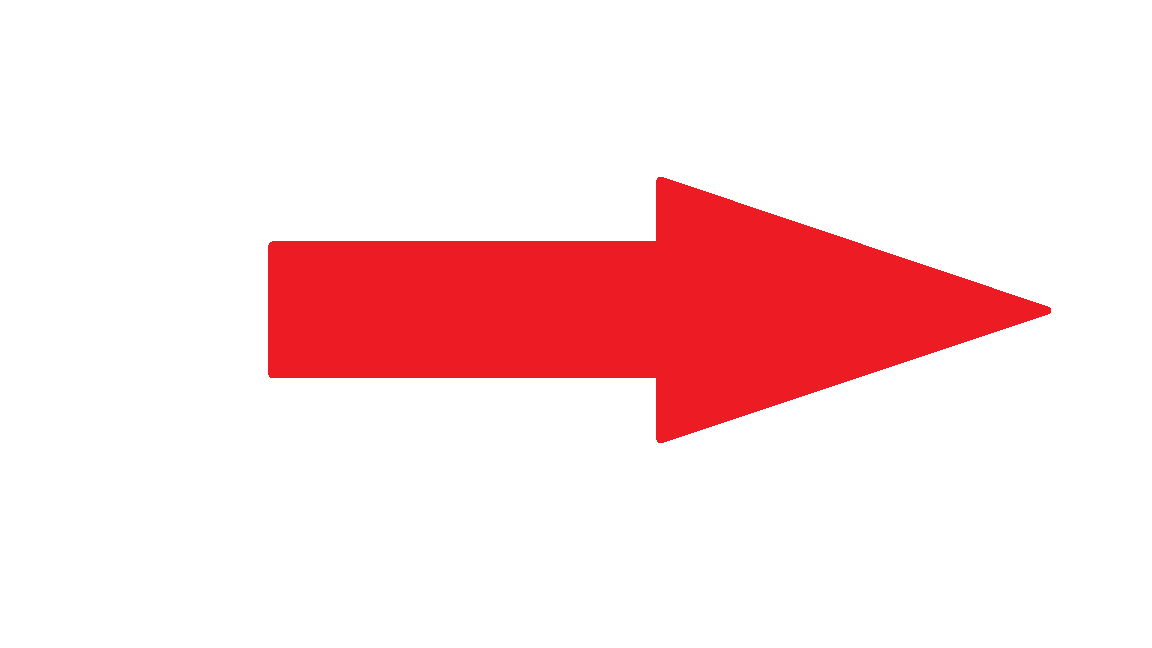
#> input picture programmes/Caméra/image recognition 2/Arrow.png, 1152 x 648 px, given in place of the camera
$ python testarrowrec2.2.py
#> lines starting #> are read from the running program, lines starting #| are printed output that depends on the picture; after the words box and inside, x2 and y2 are one past the last pixel; in counts of white or black regions, pixels touching at a corner belong together
#> further down, frame is the input picture: shape (648, 1152, 3); mean B, G, R 223.4, 222.2, 252.4
# imports:
import cv2
import numpy as np

# function to simplify the image
def preprocess(img):
    img_gray = cv2.cvtColor(img, cv2.COLOR_BGR2GRAY)
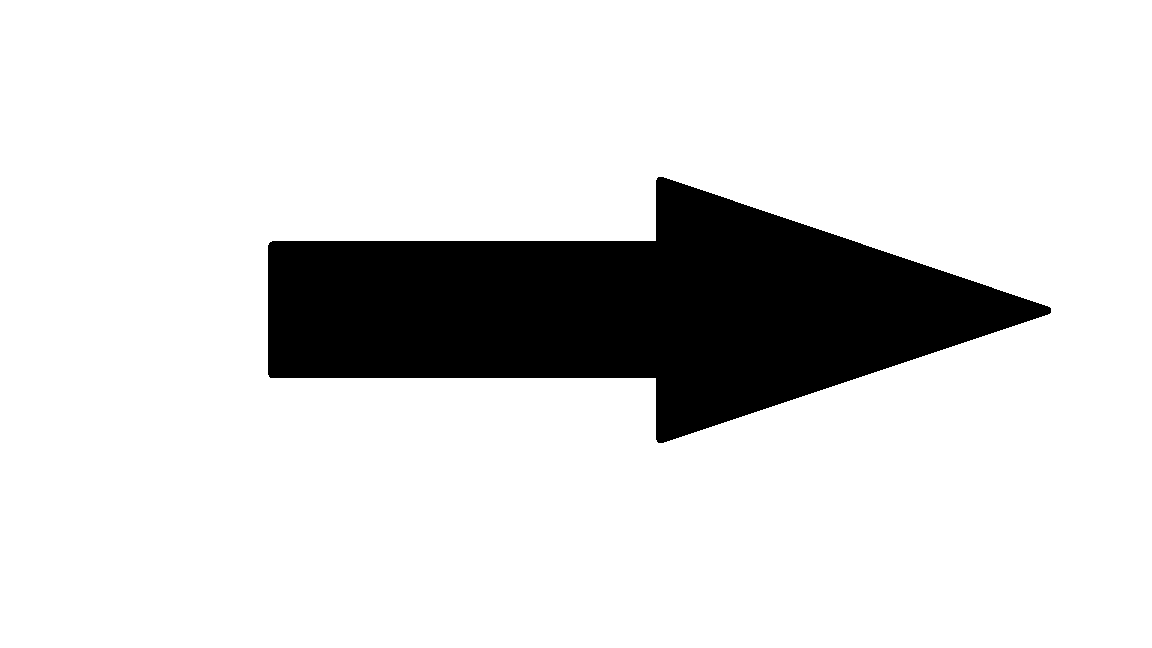
#> img_gray: shape (648, 1152); values 91 (black) and 255 (white), 85.6% white; 1 black region, box (x1, y1, x2, y2) and area: (268, 177, 1051, 443) 107706
    img_blur = cv2.GaussianBlur(img_gray, (5, 5), 1)
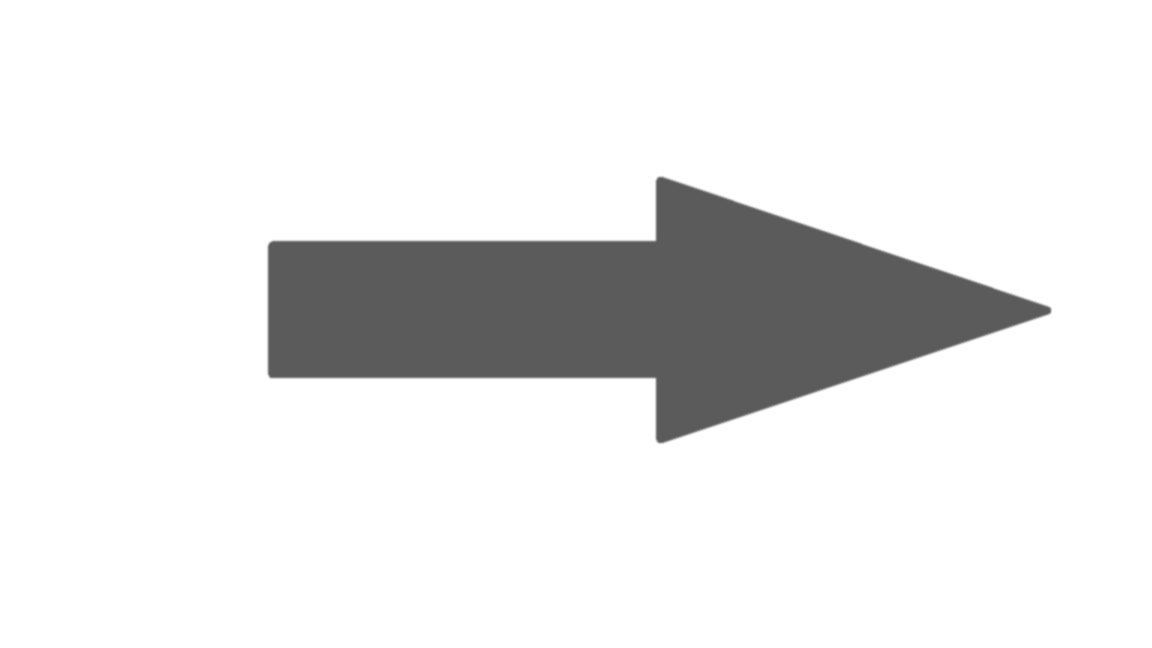
#> img_blur: shape (648, 1152); min 91, max 255, mean 231.3
    img_canny = cv2.Canny(img_blur, 50, 50)
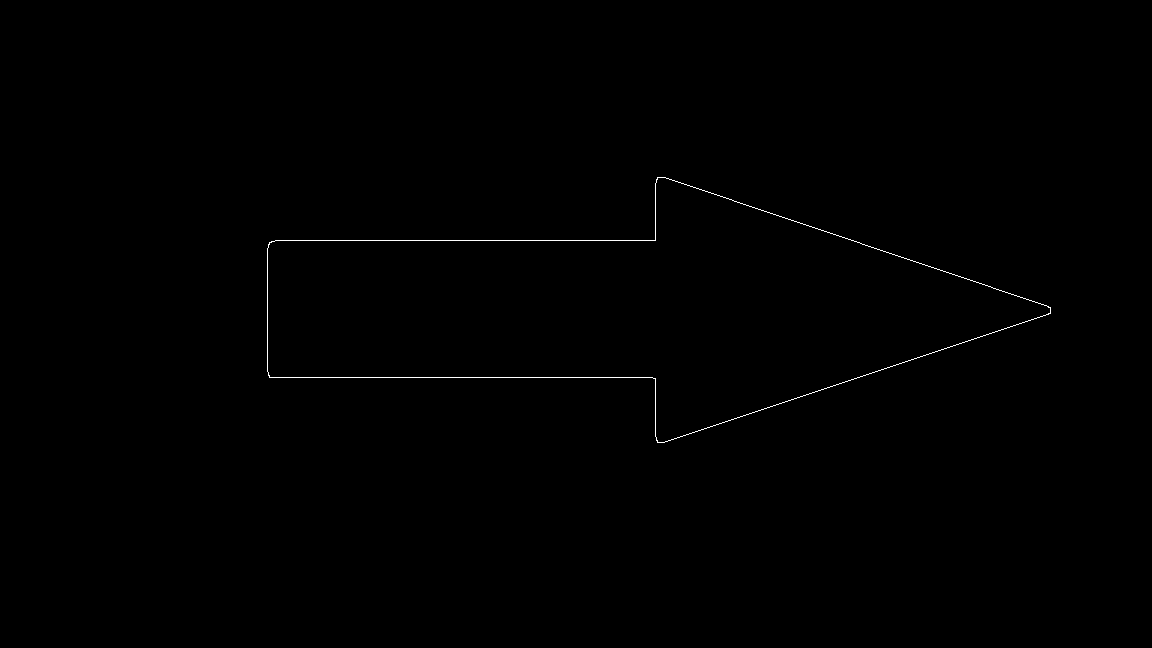
#> img_canny: shape (648, 1152); 0.25% white in thin lines or dots, all inside (x1, y1, x2, y2) = (267, 177, 1051, 443)
    kernel = np.ones((3, 3))
    img_dilate = cv2.dilate(img_canny, kernel, iterations=2)
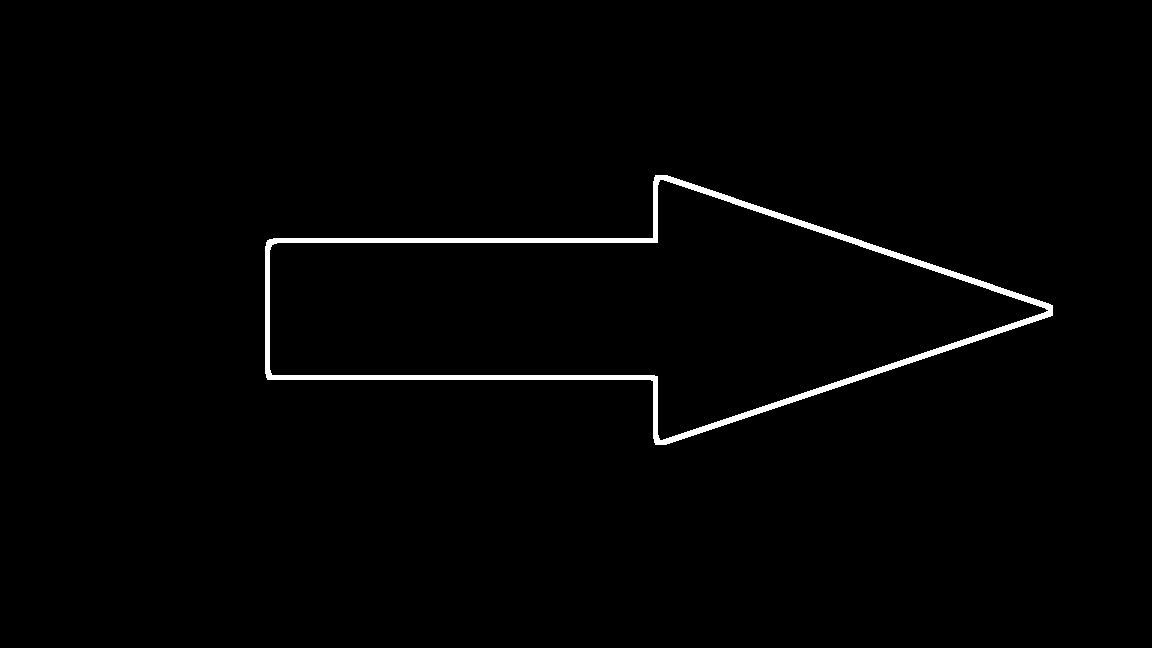
#> img_dilate: shape (648, 1152); 1.4% white; 1 white region, box (x1, y1, x2, y2) and area: (265, 175, 1053, 445) 10217
    img_erode = cv2.erode(img_dilate, kernel, iterations=1)
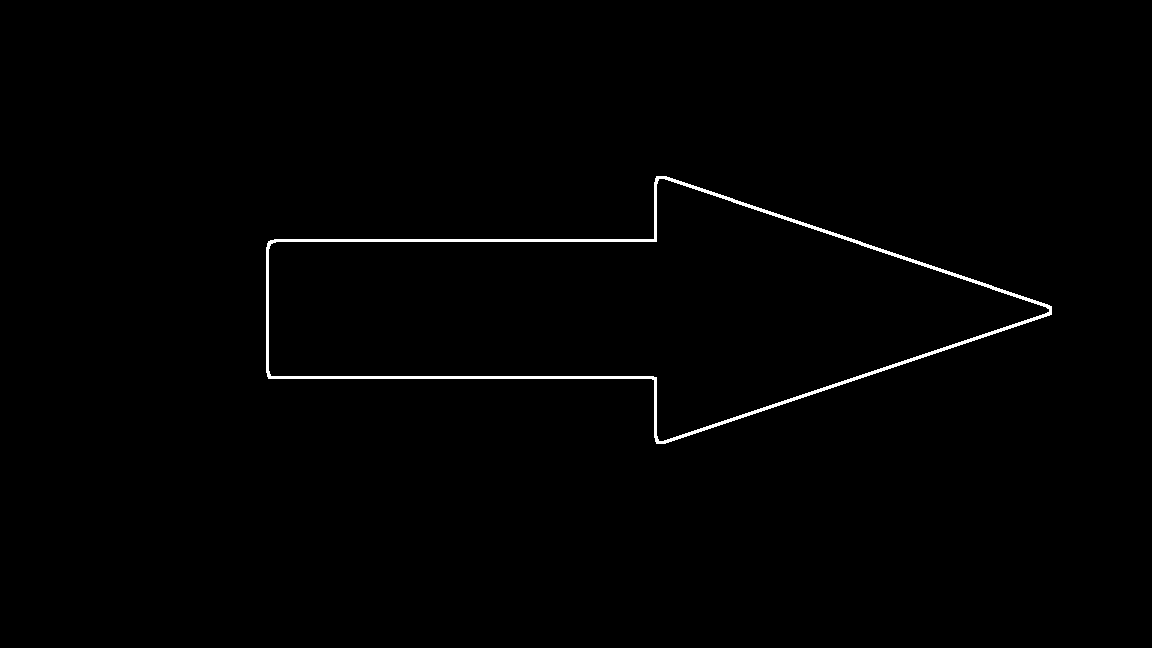
#> img_erode: shape (648, 1152); 0.81% white; 1 white region
    return img_erode

# function using two list: points and convex_hull
def find_tip(points, convex_hull):
    length = len(points)
    indices = np.setdiff1d(range(length), convex_hull)
    for i in range(2):
        j = indices[i] + 2
        if j > length - 1:
            j = length - j
        if np.all(points[j] == points[indices[i - 1] - 2]):
            return tuple(points[j])


# read the image
img = cv2.VideoCapture(0)

while True:
    ret, frame = img.read()
    contours, hierarchy = cv2.findContours(preprocess(frame), cv2.RETR_EXTERNAL, cv2.CHAIN_APPROX_NONE)
#> contours = 1 contour; box (x1, y1, x2, y2) and area: (266, 176, 1052, 444) 109912

    for cnt in contours:
        peri = cv2.arcLength(cnt, True)
        approx = cv2.approxPolyDP(cnt, 0.025 * peri, True)
        hull = cv2.convexHull(approx, returnPoints=False)
        sides = len(hull)

        if 6 > sides > 3 and sides + 2 == len(approx):
            arrow_tip = find_tip(approx[:, 0, :], hull.squeeze())

            if arrow_tip:
#> (the run stopped early here; a loop or call above may not have finished)
